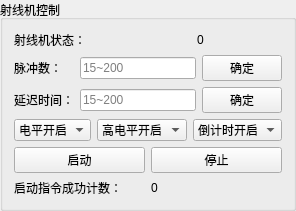
        <widget class="QGroupBox" name="groupBox_6">
         <property name="minimumSize">
          <size>
           <width>0</width>
           <height>0</height>
          </size>
         </property>
         <property name="maximumSize">
          <size>
           <width>16777215</width>
           <height>6666</height>
          </size>
         </property>
         <property name="title">
          <string>射线机控制</string>
         </property>
         <layout class="QVBoxLayout" name="verticalLayout_4">
          <item>
           <layout class="QHBoxLayout" name="horizontalLayout_7">
            <item>
             <widget class="QLabel" name="label_26">
              <property name="text">
               <string>射线机状态：</string>
              </property>
             </widget>
            </item>
            <item>
             <widget class="QLabel" name="label_24">
              <property name="text">
               <string/>
              </property>
             </widget>
            </item>
            <item>
             <widget class="QLabel" name="label_40">
              <property name="text">
               <string>0</string>
              </property>
             </widget>
            </item>
           </layout>
          </item>
          <item>
           <layout class="QGridLayout" name="gridLayout_5">
            <item row="0" column="0">
             <widget class="QLabel" name="label_27">
              <property name="text">
               <string>脉冲数：</string>
              </property>
             </widget>
            </item>
            <item row="1" column="0">
             <widget class="QLabel" name="label_28">
              <property name="text">
               <string>延迟时间：</string>
              </property>
             </widget>
            </item>
            <item row="1" column="1">
             <widget class="QLineEdit" name="lineEdit_2">
              <property name="placeholderText">
               <string>15~200</string>
              </property>
             </widget>
            </item>
            <item row="1" column="2">
             <widget class="QPushButton" name="pushButton">
              <property name="text">
               <string>确定</string>
              </property>
             </widget>
            </item>
            <item row="0" column="1">
             <widget class="QLineEdit" name="lineEdit">
              <property name="placeholderText">
               <string>15~200</string>
              </property>
             </widget>
            </item>
            <item row="0" column="2">
             <widget class="QPushButton" name="pushButton_3">
              <property name="text">
               <string>确定</string>
              </property>
             </widget>
            </item>
           </layout>
          </item>
          <item>
           <layout class="QHBoxLayout" name="horizontalLayout_8">
            <item>
             <widget class="QComboBox" name="comboBox_4">
              <item>
               <property name="text">
                <string>电平开启</string>
               </property>
              </item>
              <item>
               <property name="text">
                <string>协议开启</string>
               </property>
              </item>
             </widget>
            </item>
            <item>
             <widget class="QComboBox" name="comboBox_5">
              <item>
               <property name="text">
                <string>高电平开启</string>
               </property>
              </item>
              <item>
               <property name="text">
                <string>低电平开启</string>
               </property>
              </item>
             </widget>
            </item>
            <item>
             <widget class="QComboBox" name="comboBox_2">
              <item>
               <property name="text">
                <string>倒计时开启</string>
               </property>
              </item>
              <item>
               <property name="text">
                <string>直接开启</string>
               </property>
              </item>
             </widget>
            </item>
           </layout>
          </item>
          <item>
           <layout class="QHBoxLayout" name="horizontalLayout_9">
            <item>
             <widget class="QPushButton" name="pushButton_4">
              <property name="text">
               <string>启动</string>
              </property>
             </widget>
            </item>
            <item>
             <widget class="QPushButton" name="pushButton_5">
              <property name="text">
               <string>停止</string>
              </property>
             </widget>
            </item>
           </layout>
          </item>
          <item>
           <layout class="QHBoxLayout" name="horizontalLayout_15">
            <item>
             <widget class="QLabel" name="label_39">
              <property name="text">
               <string>启动指令成功计数：</string>
              </property>
             </widget>
            </item>
            <item>
             <widget class="QLabel" name="label_42">
              <property name="text">
               <string>0</string>
              </property>
             </widget>
            </item>
           </layout>
          </item>
         </layout>
        </widget>
